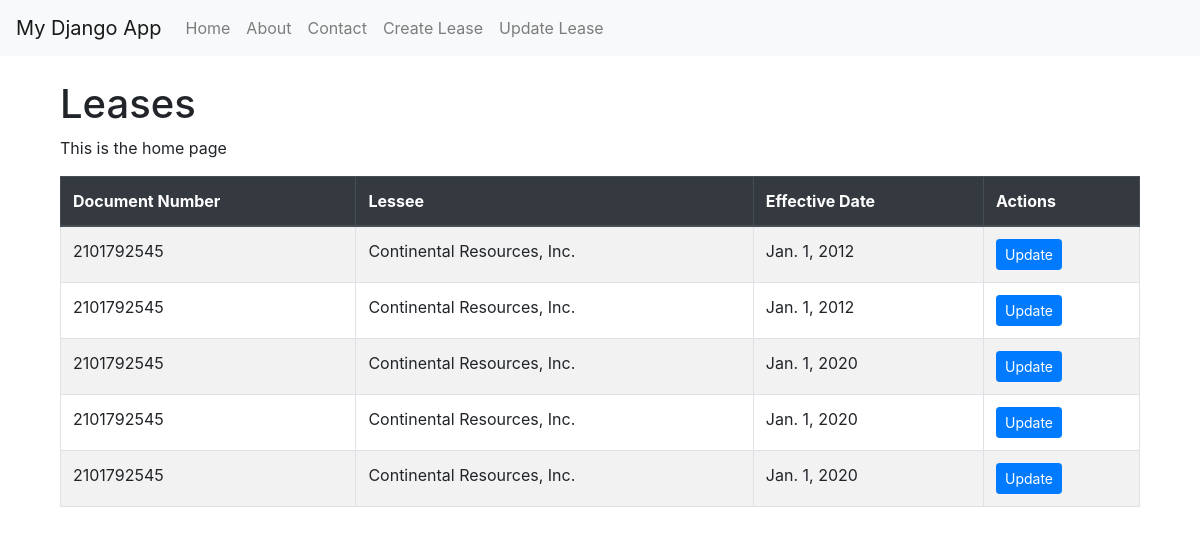
/, run on an earlier commit of the app's database.
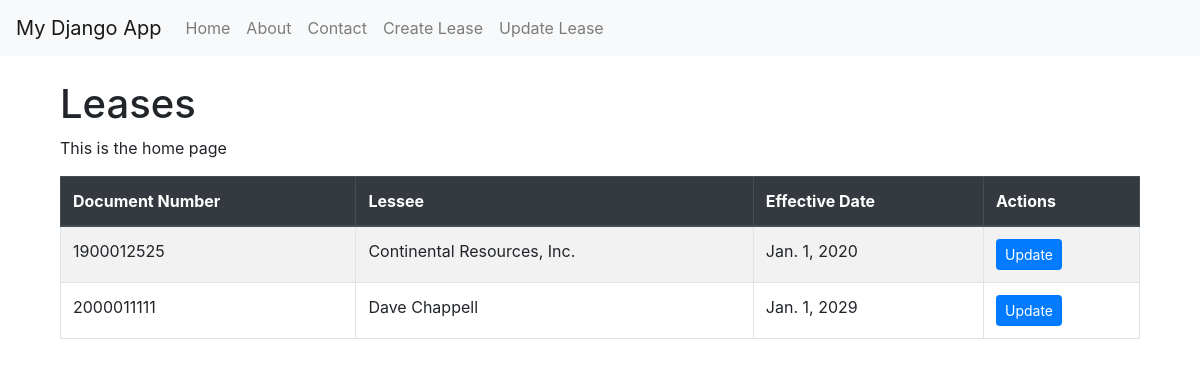
And on a later commit of the database.
### myapp/models.py (models this page shows, shortened)
class OGL(models.Model):
    docNo = models.CharField(max_length=20)
    effDate = models.DateField()
    recDate = models.DateField()
    lessor = models.CharField(max_length=255)
    lessee = models.CharField(max_length=255)
    legal_desc = models.CharField(max_length=255, null=True, blank=True)
    term_in_years = models.DecimalField(max_digits=5, decimal_places=2)
    royalty = models.DecimalField(max_digits=6, decimal_places=6)

### myapp/views.py (the view)
# urls.py: 2. Add a URL to urlpatterns:  path('', views.home, name='home')
def home(request):
    ogl_list = OGL.objects.all()  # Fetch all OGL records
    return render(request, "home.html", {'ogl_list': ogl_list})

### myapp/templates/home.html (shortened to what this page needs)
{% extends "base.html" %}
{% block content %}
<div class="container-fluid mt-4">
    <h1>Leases</h1>
    <p>This is the home page</p>
    <div class="table-responsive">
        <table class="table table-bordered table-striped">
            <thead class="thead-dark">
                <tr>
                    <th>Document Number</th>
                    <th>Lessee</th>
                    <th>Effective Date</th>
                    <th>Actions</th>
                </tr>
            </thead>
            <tbody>
                {% for ogl in ogl_list %}
                <tr>
                    <td>{{ ogl.docNo }}</td>
                    <td>{{ ogl.lessee }}</td>
                    <td>{{ ogl.effDate }}</td>
                    <td>
                        <a href="{% url 'update_ogl' ogl.id %}" class="btn btn-primary btn-sm">Update</a>
                    </td>
                </tr>
                {% empty %}
                <tr>
                    <td colspan="4">No leases found. <a href="{% url 'add_ogl' %}">Create one</a>.</td>
                </tr>
                {% endfor %}
            </tbody>
        </table>
    </div>
</div>
{% endblock %}

### myapp/templates/base.html (shortened to what this page needs)
<!DOCTYPE html>
<html lang="en">
    <head>
        <link
            href="https://stackpath.bootstrapcdn.com/bootstrap/4.3.1/css/bootstrap.min.css"
            rel="stylesheet"
        />
    </head>
    <body>
        <nav class="navbar navbar-expand-lg navbar-light bg-light">
            <a class="navbar-brand" href="#">My Django App</a>
            <div class="collapse navbar-collapse" id="navbarNav">
                <ul class="navbar-nav">
                    <li class="nav-item">
                        <a class="nav-link" href="{% url 'home' %}">Home</a>
                    </li>
                    <li class="nav-item">
                        <a class="nav-link" href="#">About</a>
                    </li>
                    <li class="nav-item">
                        <a class="nav-link" href="#">Contact</a>
                    </li>
                    <li class="nav-item">
                        <a class="nav-link" href="{% url 'add_ogl' %}">Create Lease</a>
                    </li>
                    <li class="nav-item">
                        <a class="nav-link" href="{% url 'update_ogl' 1 %}">Update Lease</a>
                    </li>
                </ul>
            </div>
        </nav>
        <div class="container mt-4">
            {% block content %}{% endblock %}
        </div>
    </body>
</html>

What changed in the data, as far as the page shows it:
removed OGL: docNo "2101792545", lessee "Continental Resources, Inc.", effDate "Jan. 1, 2020"
removed OGL: docNo "2101792545", lessee "Continental Resources, Inc.", effDate "Jan. 1, 2020"
removed OGL: docNo "2101792545", lessee "Continental Resources, Inc.", effDate "Jan. 1, 2020"
changed OGL "Continental Resources, Inc.": docNo "2101792545" → "1900012525"; effDate "Jan. 1, 2012" → "Jan. 1, 2020"
changed OGL: docNo "2101792545" → "2000011111"; lessee "Continental Resources, Inc." → "Dave Chappell"; effDate "Jan. 1, 2012" → "Jan. 1, 2029"
